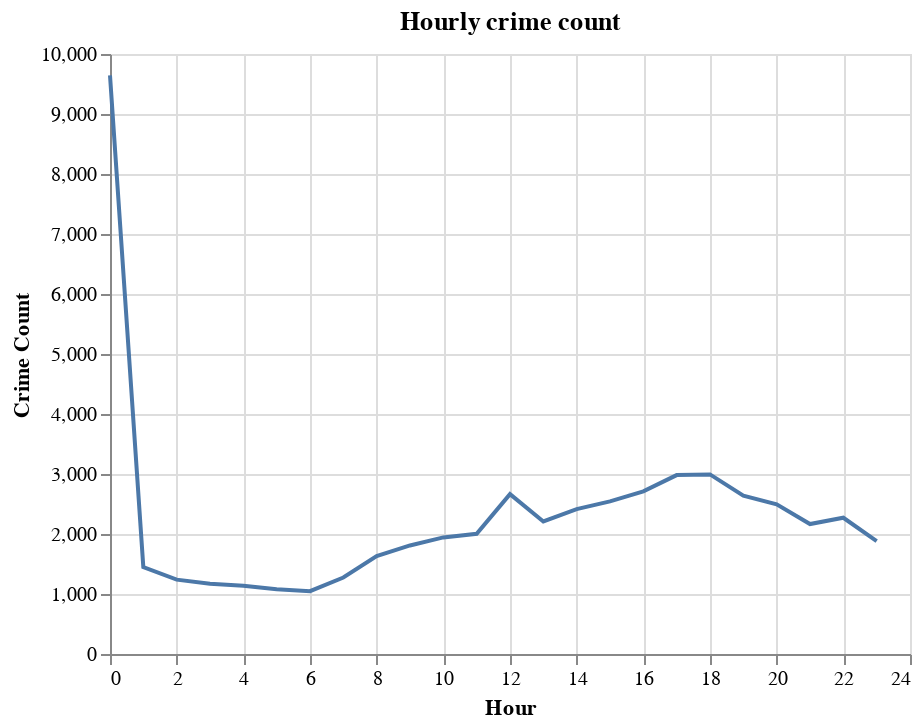

The notebook cell saved with this chart:
### Code cell
# Hourly Crime Rate

hourly_count = df.groupby('HOUR')['HOUR'].count().reset_index(name='count')

alt.Chart(hourly_count).mark_line().encode(
    x=alt.X('HOUR', title='Hour'),
    y=alt.Y('count', title='Crime Count')
).properties(title='Hourly crime count')

### Figure 1 — Vega-Lite specification as saved in the notebook (floating-point values rounded to 4 significant figures)
{"$schema": "https://vega.github.io/schema/vega-lite/v4.8.1.json", "config": {"view": {"continuousHeight": 300, "continuousWidth": 400}}, "data": {"name": "data-3c0171bdfc5cf450fd9835b37451feaa"}, "datasets": {"data-3c0171bdfc5cf450fd9835b37451feaa": [{"HOUR": 0, "count": 9643}, {"HOUR": 1, "count": 1447}, {"HOUR": 2, "count": 1239}, {"HOUR": 3, "count": 1171}, {"HOUR": 4, "count": 1138}, {"HOUR": 5, "count": 1078}, {"HOUR": 6, "count": 1047}, {"HOUR": 7, "count": 1275}, {"HOUR": 8, "count": 1633}, {"HOUR": 9, "count": 1809}, {"HOUR": 10, "count": 1943}, {"HOUR": 11, "count": 2003}, {"HOUR": 12, "count": 2665}, {"HOUR": 13, "count": 2209}, {"HOUR": 14, "count": 2414}, {"HOUR": 15, "count": 2544}, {"HOUR": 16, "count": 2710}, {"HOUR": 17, "count": 2982}, {"HOUR": 18, "count": 2993}, {"HOUR": 19, "count": 2640}, {"HOUR": 20, "count": 2495}, {"HOUR": 21, "count": 2166}, {"HOUR": 22, "count": 2271}, {"HOUR": 23, "count": 1883}]}, "encoding": {"x": {"field": "HOUR", "title": "Hour", "type": "quantitative"}, "y": {"field": "count", "title": "Crime Count", "type": "quantitative"}}, "mark": "line", "title": "Hourly crime count"}
